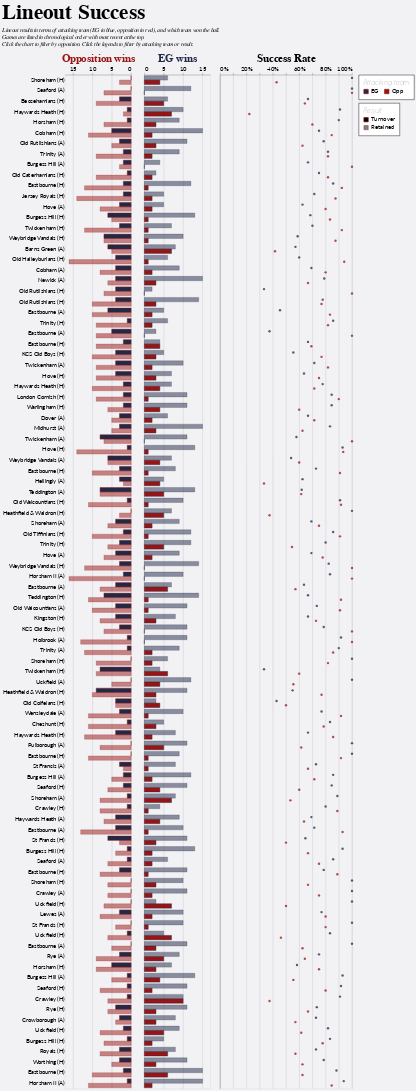

Notebook source saved alongside this figure:
### Markdown cell above
# Set Piece Results

### Code cell
df = set_piece_data(db)
set_piece_chart(df, "Scrum")
set_piece_chart(df, "Lineout")
